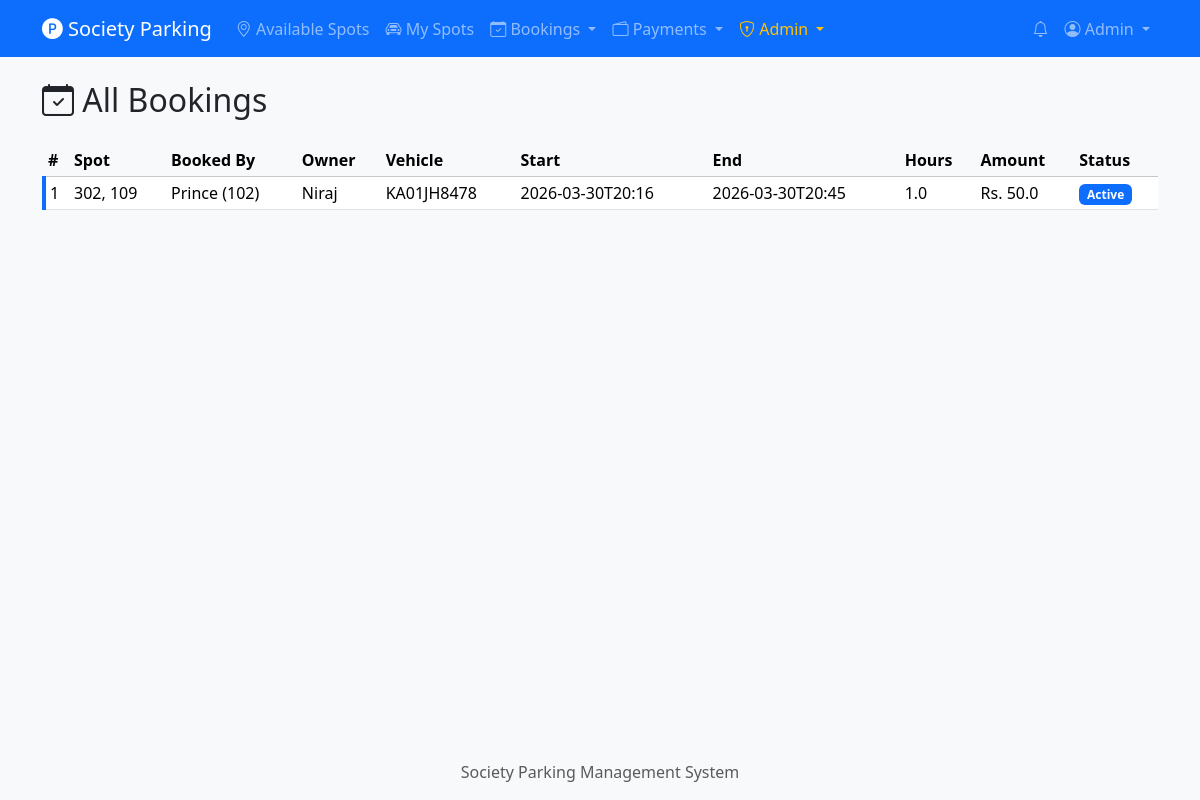
Screenshot of /admin/bookings (signed in) with the database file from the repository.
### tables this page shows
CREATE TABLE users (
    id INTEGER PRIMARY KEY AUTOINCREMENT,
    name TEXT NOT NULL,
    email TEXT UNIQUE NOT NULL,
    password_hash TEXT NOT NULL,
    flat_number TEXT NOT NULL,
    phone TEXT NOT NULL,
    role TEXT NOT NULL DEFAULT 'resident',
    is_active INTEGER NOT NULL DEFAULT 1,
    created_at TIMESTAMP DEFAULT CURRENT_TIMESTAMP
);

CREATE TABLE bookings (
    id INTEGER PRIMARY KEY AUTOINCREMENT,
    spot_id INTEGER NOT NULL,
    booked_by INTEGER NOT NULL,
    vehicle_number TEXT NOT NULL,
    vehicle_type TEXT NOT NULL DEFAULT 'car',
    start_time TIMESTAMP NOT NULL,
    end_time TIMESTAMP NOT NULL,
    actual_end_time TIMESTAMP,
    total_hours REAL,
    total_amount REAL,
    status TEXT NOT NULL DEFAULT 'active',
    created_at TIMESTAMP DEFAULT CURRENT_TIMESTAMP,
    FOREIGN KEY (spot_id) REFERENCES parking_spots (id),
    FOREIGN KEY (booked_by) REFERENCES users (id)
);

CREATE TABLE parking_spots (
    id INTEGER PRIMARY KEY AUTOINCREMENT,
    owner_id INTEGER NOT NULL,
    spot_number TEXT NOT NULL,
    location_description TEXT,
    is_available INTEGER NOT NULL DEFAULT 1,
    hourly_rate REAL NOT NULL,
    available_from TEXT,
    available_until TEXT,
    created_at TIMESTAMP DEFAULT CURRENT_TIMESTAMP,
    FOREIGN KEY (owner_id) REFERENCES users (id)
);

### routes/admin.py (the view)
@admin_bp.route('/bookings')
@admin_required
def bookings():
    all_bookings = get_all_bookings()
    return render_template('admin/bookings.html', bookings=all_bookings)

### db.py (called while the page is built)
def get_db():
    if 'db' not in g:
        g.db = sqlite3.connect(current_app.config['DATABASE'])
        g.db.row_factory = sqlite3.Row
        g.db.execute("PRAGMA foreign_keys = ON")
    return g.db

### models/booking.py (called while the page is built)
def get_all_bookings():
    db = get_db()
    return db.execute(
        """SELECT b.*, ps.spot_number, u.name as booker_name, u.flat_number as booker_flat,
                  o.name as owner_name
           FROM bookings b
           JOIN parking_spots ps ON b.spot_id = ps.id
           JOIN users u ON b.booked_by = u.id
           JOIN users o ON ps.owner_id = o.id
           ORDER BY b.created_at DESC"""
    ).fetchall()

### models/notification.py (called while the page is built)
def get_unread_count(user_id):
    db = get_db()
    row = db.execute(
        "SELECT COUNT(*) as cnt FROM notifications WHERE user_id = ? AND is_read = 0",
        (user_id,)
    ).fetchone()
    return row['cnt']

### models/user.py (called while the page is built)
def row_to_user(row):
    if row is None:
        return None
    return User(
        id=row['id'], name=row['name'], email=row['email'],
        password_hash=row['password_hash'], flat_number=row['flat_number'],
        phone=row['phone'], role=row['role'], is_active=row['is_active'],
        created_at=row['created_at']
    )

def get_user_by_id(user_id):
    db = get_db()
    row = db.execute("SELECT * FROM users WHERE id = ?", (user_id,)).fetchone()
    return row_to_user(row)

    @property
    def is_active(self):
        return bool(self._is_active)

    @property
    def is_admin(self):
        return self.role == 'admin'

### routes/admin.py (called while the page is built)
def admin_required(f):
    @wraps(f)
    @login_required
    def decorated(*args, **kwargs):
        if not current_user.is_admin:
            flash('Admin access required.', 'danger')
            return redirect(url_for('spots.list_spots'))
        return f(*args, **kwargs)
    return decorated

### templates/admin/bookings.html (shortened to what this page needs)
{% extends "base.html" %}
{% block content %}
<h2 class="mb-4"><i class="bi bi-calendar-check"></i> All Bookings</h2>
{% if bookings %}
<div class="table-responsive">
    <table class="table table-hover table-sm">
        <thead class="table-light">
            <tr>
                <th>#</th>
                <th>Spot</th>
                <th>Booked By</th>
                <th>Owner</th>
                <th>Vehicle</th>
                <th>Start</th>
                <th>End</th>
                <th>Hours</th>
                <th>Amount</th>
                <th>Status</th>
            </tr>
        </thead>
        <tbody>
            {% for b in bookings %}
            <tr class="booking-{{ b['status'] }}">
                <td>{{ b['id'] }}</td>
                <td>{{ b['spot_number'] }}</td>
                <td>{{ b['booker_name'] }} ({{ b['booker_flat'] }})</td>
                <td>{{ b['owner_name'] }}</td>
                <td>{{ b['vehicle_number'] }}</td>
                <td>{{ b['start_time'][:16] }}</td>
                <td>{{ (b['actual_end_time'] or b['end_time'])[:16] }}</td>
                <td>{{ b['total_hours'] }}</td>
                <td>Rs. {{ b['total_amount'] }}</td>
                <td>
                    {% if b['status'] == 'active' %}
                    <span class="badge bg-primary">Active</span>
                    {% elif b['status'] == 'completed' %}
                    <span class="badge bg-success">Completed</span>
                    {% else %}
                    <span class="badge bg-danger">Cancelled</span>
                    {% endif %}
                </td>
            </tr>
            {% endfor %}
        </tbody>
    </table>
</div>
{% else %}
<div class="empty-state">
    <i class="bi bi-calendar"></i>
    <h4>No bookings in the system</h4>
</div>
{% endif %}
{% endblock %}

### templates/base.html (shortened to what this page needs)
<!DOCTYPE html>
<html lang="en">
<head>
    <link href="https://cdn.jsdelivr.net/npm/bootstrap@5.3.2/dist/css/bootstrap.min.css" rel="stylesheet">
    <link href="https://cdn.jsdelivr.net/npm/bootstrap-icons@1.11.2/font/bootstrap-icons.css" rel="stylesheet">
    <link href="{{ url_for('static', filename='css/style.css') }}" rel="stylesheet">
</head>
<body>
    <nav class="navbar navbar-expand-lg navbar-dark bg-primary">
        <div class="container">
            <a class="navbar-brand" href="{{ url_for('spots.list_spots') }}">
                <i class="bi bi-p-circle-fill"></i> Society Parking
            </a>
            <div class="collapse navbar-collapse" id="navbarNav">
                <ul class="navbar-nav me-auto">
                    <li class="nav-item">
                        <a class="nav-link" href="{{ url_for('spots.list_spots') }}">
                            <i class="bi bi-geo-alt"></i> Available Spots
                        </a>
                    </li>
                    {% if current_user.is_authenticated %}
                    <li class="nav-item">
                        <a class="nav-link" href="{{ url_for('spots.my_spots') }}">
                            <i class="bi bi-car-front"></i> My Spots
                        </a>
                    </li>
                    <li class="nav-item dropdown">
                        <a class="nav-link dropdown-toggle" href="#" role="button" data-bs-toggle="dropdown">
                            <i class="bi bi-calendar-check"></i> Bookings
                        </a>
                    </li>
                    <li class="nav-item dropdown">
                        <a class="nav-link dropdown-toggle" href="#" role="button" data-bs-toggle="dropdown">
                            <i class="bi bi-wallet2"></i> Payments
                        </a>
                    </li>
                    {% if current_user.is_admin %}
                    <li class="nav-item dropdown">
                        <a class="nav-link dropdown-toggle text-warning" href="#" role="button" data-bs-toggle="dropdown">
                            <i class="bi bi-shield-lock"></i> Admin
                        </a>
                    </li>
                    {% endif %}
                    {% endif %}
                </ul>
                <ul class="navbar-nav">
                    {% if current_user.is_authenticated %}
                    <li class="nav-item">
                        <a class="nav-link position-relative" href="{{ url_for('notifications.list_notifications') }}">
                            <i class="bi bi-bell"></i>
                        </a>
                    </li>
                    <li class="nav-item dropdown">
                        <a class="nav-link dropdown-toggle" href="#" role="button" data-bs-toggle="dropdown">
                            <i class="bi bi-person-circle"></i> {{ current_user.name }}
                        </a>
                    </li>
                    {% endif %}
                </ul>
            </div>
        </div>
    </nav>
    <div class="container mt-4">
        {% block content %}{% endblock %}
    </div>
    <footer class="mt-5 py-3 bg-light text-center text-muted">
        <div class="container">
            Society Parking Management System
        </div>
    </footer>
</body>
</html>

### static/css/style.css (style rules this page uses)
body { min-height: 100vh; display: flex; flex-direction: column; background-color: #f8f9fa; }
.container.mt-4 { flex: 1; }
.booking-active { border-left: 4px solid #0d6efd; }
.navbar-brand i { font-size: 1.3rem; }
.table th { font-weight: 600; white-space: nowrap; }

### rows the page displays
users: name "Admin"
bookings: id "1", spot_number "302, 109", booker_name "Prince", booker_flat "102", owner_name "Niraj", vehicle_number "KA01JH8478", start_time "2026-03-30T20:16", end_time "2026-03-30T20:45", total_hours "1.0", total_amount "50.0", status "Active"
